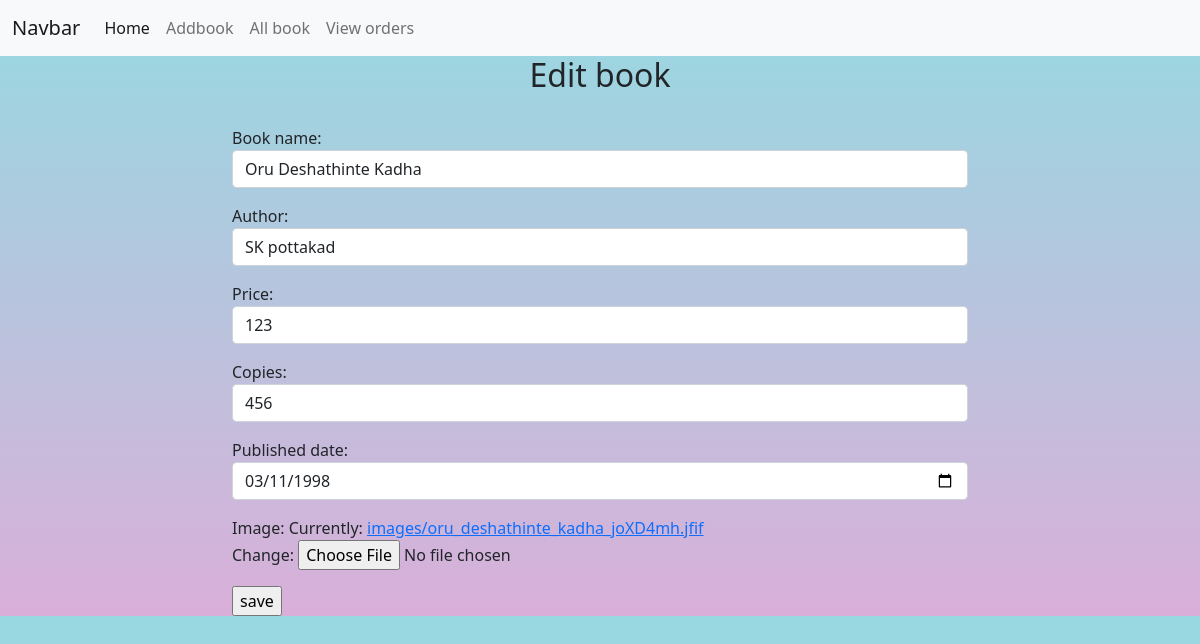
Screenshot of /owner/books/all/24 with the database file from the repository.
### owner/models.py (models this page shows, shortened)
class Books(models.Model):
    book_name = models.CharField(max_length=120, unique=True)
    author = models.CharField(max_length=100)
    price = models.PositiveIntegerField()
    copies = models.PositiveIntegerField()
    published_date = models.DateField(null=True)
    image = models.ImageField(upload_to="images", null=True)

### owner/views.py (the view, shortened to what this page needs)
# urls.py: path("books/all/<int:id>", views.BookEditView.as_view(), name="bookedit"),
class BookEditView(UpdateView):
    model = Books
    template_name = 'bookedit.html'
    form_class = BookForm
    pk_url_kwarg = 'id'
    success_url = reverse_lazy('booklist')

### owner/forms.py (shortened to what this page needs)
class BookForm(ModelForm):
    class Meta:
        model = Books
        fields = "__all__"
        widgets = {
            "book_name": forms.TextInput(attrs={"class": "form-control"}),
            "author": forms.TextInput(attrs={"class": "form-control"}),
            "price": forms.NumberInput(attrs={"class": "form-control"}),
            "copies": forms.NumberInput(attrs={"class": "form-control"}),
            "published_date": forms.DateInput(attrs={"class": "form-control","type":"date"}),
        }

### owner/templates/bookedit.html (shortened to what this page needs)
{%extends 'base.html'%}
{%block body_block%}
 <h2 style="text-align:center;">Edit book</h2> <br>
     <div class="row">
         <div class="col-2">  </div>
         <div class="col-8">
             <form action="" method="post" enctype="multipart/form-data">
                 {{form.as_p}}
                 <input type="submit" value="save" name="" id="">
             </form>
         </div>
         <div class="col-2">  </div>
     </div>
{%endblock%}

### owner/static/css/style.css (style rules this page uses)
body { background-color: #D9AFD8; background-image: linear-gradient(0deg, #D9AFD9 0%, #97D9E1 100%); }

### rows the page displays
Books: book_name "Oru Deshathinte Kadha", author "SK pottakad", price "123", copies "456", published_date "03/11/1998"
